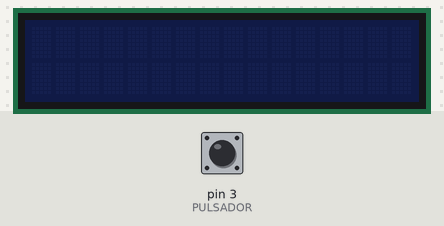
A sketch run on a simulated Arduino Uno, built with avr-gcc and run on an emulated ATmega328P. Shown: 16×2 character LCD. Inputs (shaded band) come from the test bench; at power-on: pin 3 (PULSADOR) LOW.

Above: at 1.2 s.
1.3 s: pin 3 (PULSADOR) pulled HIGH for 0.15 s
At 1.37 s:
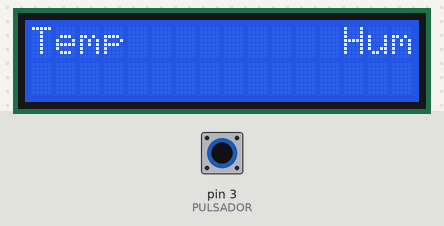
2.9 s: pin 3 (PULSADOR) pulled HIGH for 3.2 s
Timing chart, 0 to 5.9 s (numbered marks = the images above; inputs shaded):
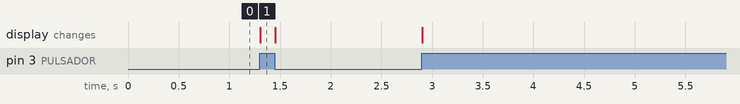

The sketch:

sketch_jun18a.ino
```cpp
#include <LiquidCrystal_I2C.h>

LiquidCrystal_I2C lcd(0x27, 16, 2);
int PULSADOR = 3;

void setup() {
   pinMode(PULSADOR, INPUT);
   lcd.init();
   lcd.backlight();
   lcd.clear();
   lcd.print("Temp"); // Enviar el mensaje
   lcd.setCursor(13,0);
   lcd.print("Hum");
}

void loop() {
  if (digitalRead(PULSADOR) == HIGH) {
    lcd.backlight();
    lcd.display();
   } else {
    lcd.noBacklight();
    lcd.noDisplay();
   }
}
```

Measured:
- after the input at 1.3 s, the display: changes at once (image 1)
